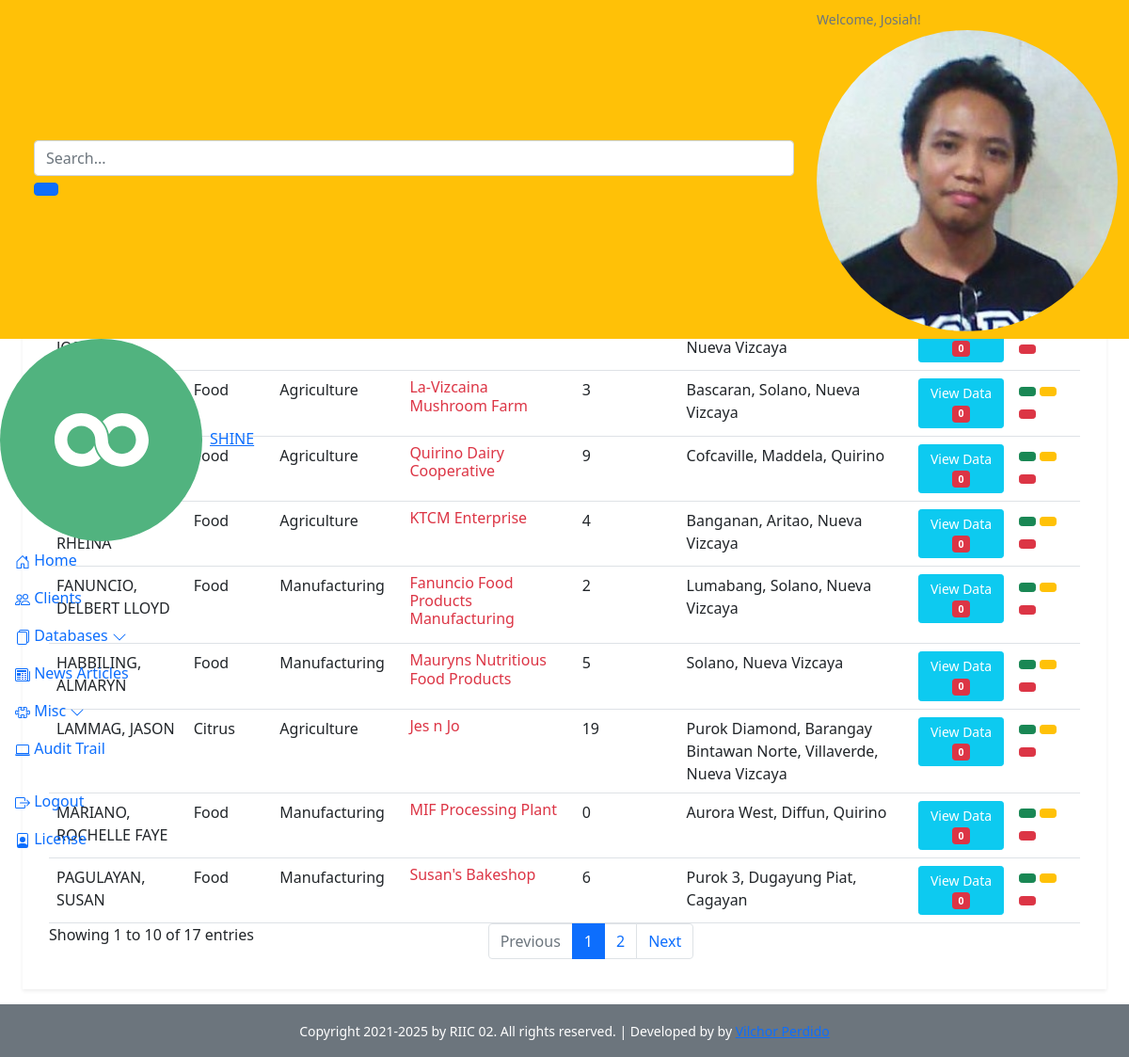
Page /riic/msme.php (signed in) on the committed database.
### tables this page shows
CREATE TABLE `tbl_cat_msme` (
  `msme_id` int(11) NOT NULL,
  `industry` varchar(50) NOT NULL,
  `sector` varchar(50) NOT NULL,
  `type` varchar(50) NOT NULL,
  `msme_company` text NOT NULL,
  `years_op` tinyint(4) NOT NULL,
  `address` varchar(200) NOT NULL,
  `personnel_id` int(11) NOT NULL
);

CREATE TABLE `tbl_client_profiles` (
  `personnel_id` int(11) NOT NULL,
  `firstname` varchar(50) NOT NULL,
  `middlename` varchar(50) NOT NULL,
  `lastname` varchar(50) NOT NULL,
  `designation` varchar(50) NOT NULL,
  `division_unit` varchar(50) NOT NULL,
  `province` varchar(50) NOT NULL,
  `town` varchar(50) NOT NULL,
  `barangay` varchar(50) NOT NULL,
  `landline` varchar(50) NOT NULL,
  `mobile` varchar(50) NOT NULL,
  `email` varchar(50) NOT NULL,
  `website` varchar(50) NOT NULL,
  `date_added` timestamp NOT NULL DEFAULT CURRENT_TIMESTAMP ON UPDATE CURRENT_TIMESTAMP,
  `added_by` varchar(50) NOT NULL,
  `token_id` varchar(100) NOT NULL,
  `status_id` tinyint(4) NOT NULL
);

### riic/controller/compute.php (called while the page is built, shortened)
<?php
function getAgriMSME($msme_id, $conn) {
	$check = "SELECT * FROM tbl_cat_msme_agrictulture WHERE msme_id = '$msme_id'";
	$qry = $conn->query($check);
	$count = $qry->num_rows;
	return $count;
}
?>

### riic/msme.php (the view, shortened to what this page needs)
<?php
	include("../config/config.php");
	$active = 3;
?>
<!DOCTYPE html>
<html lang="en">
<head>
  	<?php include("pages/head.php"); ?>
</head>
<body class="app">
    <header class="app-header fixed-top">
        <?php include("pages/navbar.php"); ?>
    </header>
    <div class="app-wrapper">
	    <div class="app-content pt-3 p-md-3 p-lg-4">
		    <div class="container-fluid" id="reload">
		    	<div class="row g-3 mb-4 align-items-center justify-content-between">
				    <div class="col-auto">
				        <h1 class="app-page-title mb-0 text-uppercase">Micro, Small, and Medium Enterprises (MSME)</h1>
				    </div>
				    <div class="col-auto">
					    <div class="row g-2 justify-content-start justify-content-md-end align-items-center">
						    <div class="col-auto">
							    <button class="btn app-btn-primary" data-bs-toggle="modal" data-bs-target="#addCompany"><span class="fa fa-user"></span> Add New</button>
						    </div>
					    </div>
				    </div>
				</div>
				<div class="row g-4">
					<div class="app-card app-card-orders-table shadow-sm mb-5">
					    <div class="app-card-body p-3">
						    <div class="table-responsive" id="reloadContent">
						        <table class="table app-table-hover mb-0 text-left" id="datatable1">
											<thead>
												<tr>
													<th class="cell">Fullname</th>
													<th class="cell">Industry</th>
													<th class="cell">Sector</th>
													<th class="cell">Name of Company</th>
													<th class="cell">Years of Operation</th>
													<th class="cell">Complete Address</th>
													<th class="cell">Company Products</th>
													<th class="cell">Action</th>
												</tr>
											</thead>
											<tbody>
												<?php
													$get_profile = "SELECT * FROM tbl_cat_msme
													INNER JOIN tbl_client_profiles ON tbl_client_profiles.personnel_id = tbl_cat_msme.personnel_id
													ORDER BY tbl_client_profiles.lastname ASC";
													$get_query = $conn->query($get_profile);
													$get_count = $get_query->num_rows;
													if($get_count >= 1) {
														while($row = $get_query->fetch_array()) {
															$msme_id = $row['msme_id'];
															$industry = $row['industry'];
															$sector = $row['sector'];
															$msme_company = $row['msme_company'];
															$years_op = $row['years_op'];
															$address = $row['address'];
															$firstname = $row['firstname'];
															$lastname = $row['lastname'];
															require_once('controller/compute.php');
															if($sector == 'Agriculture') {
																$count_total = getAgriMSME($msme_id, $conn);
															} else {
																$count_total = 0;
															}
															echo "<tr>
																	<td><span id='owner_name'>$lastname, $firstname</span></td>
																	<td>$industry</td>
																	<td><span id='sector_type'>$sector</span></td>
																	<td><h6 class='text-danger'>$msme_company</h6></td>
																	<td>$years_op</td>
																	<td>$address</td>
																	<td><button type='button' class='btn btn-info text-white btn-sm view_msme' id='$msme_id' data-id='$sector'><i class='fa fa-eye'></i> View Data <span class='badge bg-danger'>$count_total</span></button></td>
																	<td>
																		<button type='button' class='btn btn-success text-white btn-sm add_new' id='$msme_id' data-id='$firstname $lastname' value='$sector' title='Add Products'><i class='fa fa-plus'></i></button>
																		<button type='button' class='btn btn-warning text-white btn-sm edit_msme'><i class='fa fa-edit'></i></button>
																		<button type='button' class='btn btn-danger text-white btn-sm del_msme'><i class='fa fa-trash'></i></button>
																	</td>
																</tr>";
														}
													}
												?>
											</tbody>
										</table>
					        </div>
					    </div>
					</div>
				</div>
		    </div>
	    </div>
	    <?php include("pages/footer.php"); ?>
    </div>
</body>
</html>

### riic/pages/head.php (shortened to what this page needs)
<link rel="stylesheet" href="<?php echo MAIN_ADMIN_URL; ?>assets/plugins/bootstrap/css/bootstrap.min.css">
<link rel="stylesheet" type="text/css" href="https://cdn.datatables.net/v/bs5/dt-1.11.3/datatables.min.css"/>
<link id="theme-style" rel="stylesheet" href="<?php echo MAIN_ADMIN_URL; ?>assets/css/portal.css">
<link href="assets/summernote/summernote-lite.min.css" rel="stylesheet">

### riic/pages/navbar.php (shortened to what this page needs)
<div class="app-header-inner bg-warning text-white">
    <div class="container-fluid py-2">
        <div class="app-header-content">
            <div class="row justify-content-between align-items-center">
            <div class="app-search-box col">
                <form class="app-search-form">
					<input type="text" placeholder="Search..." name="search" class="form-control search-input">
					<button type="submit" class="btn search-btn btn-primary" value="Search"><i class="fas fa-search"></i></button>
		        </form>
            </div>
            <div class="app-utilities col-auto">
            	<?php
            		if(isset($_SESSION['adminname'])) {
            			$name = $_SESSION['adminname'];
						$nagan = explode(' ',trim($name));
						$poto = $_SESSION['adminphoto'];
            			echo "<small class='mr-4 text-secondary'>Welcome, $nagan[0]!</small>";
						if($_SESSION['adminphoto'] != "") {
							$foto = "assets/images/profiles/$poto";
						} else {
							$foto = "assets/images/profiles/no-photo.jpg";
						}
            		}
            	?>
	            <div class="app-utility-item app-user-dropdown dropdown">
		            <a class="" role="button" aria-expanded="false"><img src="<?php echo "$foto"; ?>" alt="user profile" class="rounded-circle"></a>
	            </div>
            </div>
        </div>
        </div>
    </div>
</div>
<div id="app-sidepanel" class="app-sidepanel">
    <div class="sidepanel-inner d-flex flex-column">
        <div class="app-branding">
            <a class="app-logo" href="home"><img class="logo-icon me-2" src="assets/images/app-logo.svg" alt="logo"><span class="logo-text">SHINE</span></a>
        </div>
	    <nav id="app-nav-main" class="app-nav app-nav-main flex-grow-1">
		    <ul class="app-menu list-unstyled accordion" id="menu-accordion">
			    <li class="nav-item">
			        <a class="nav-link <?php if($active == 1) { echo 'active'; }?>" href="<?php echo MAIN_ADMIN_URL; ?>home">
				        <span class="nav-icon">
				         </span>
			             <span class="nav-link-text">Home</span>
			        </a>
			    </li>
				<li class="nav-item">
			        <a class="nav-link <?php if($active == 2) { echo 'active'; }?>" href="<?php echo MAIN_ADMIN_URL; ?>client-profiles">
				        <span class="nav-icon">
				         </span>
			             <span class="nav-link-text">Clients</span>
			        </a>
			    </li>
			    <li class="nav-item has-submenu">
			        <a class="nav-link submenu-toggle <?php if($active == 3) { echo 'active'; }?>" href="#" data-bs-toggle="collapse" data-bs-target="#submenu-1" aria-expanded="false" aria-controls="submenu-1">
				        <span class="nav-icon">
				         </span>
			             <span class="nav-link-text">Databases</span>
			             <span class="submenu-arrow">
			                 <svg width="1em" height="1em" viewBox="0 0 16 16" class="bi bi-chevron-down" fill="currentColor" xmlns="http://www.w3.org/2000/svg">
			<path fill-rule="evenodd" d="M1.646 4.646a.5.5 0 0 1 .708 0L8 10.293l5.646-5.647a.5.5 0 0 1 .708.708l-6 6a.5.5 0 0 1-.708 0l-6-6a.5.5 0 0 1 0-.708z"/>
			</svg>
			             </span>
			        </a>
			    </li>
			    <li class="nav-item">
			        <a class="nav-link <?php if($active == 4) { echo 'active'; }?>" href="<?php echo MAIN_ADMIN_URL; ?>news-articles">
				        <span class="nav-icon">
				         </span>
			             <span class="nav-link-text">News Articles</span>
			        </a>
			    </li>
			    <li class="nav-item has-submenu">
			        <a class="nav-link submenu-toggle <?php if($active == 5) { echo 'active'; }?>" href="#" data-bs-toggle="collapse" data-bs-target="#submenu-3" aria-expanded="false" aria-controls="submenu-3">
				        <span class="nav-icon">
				         </span>
			             <span class="nav-link-text">Misc</span>
			             <span class="submenu-arrow">
			                 <svg width="1em" height="1em" viewBox="0 0 16 16" class="bi bi-chevron-down" fill="currentColor" xmlns="http://www.w3.org/2000/svg">
			<path fill-rule="evenodd" d="M1.646 4.646a.5.5 0 0 1 .708 0L8 10.293l5.646-5.647a.5.5 0 0 1 .708.708l-6 6a.5.5 0 0 1-.708 0l-6-6a.5.5 0 0 1 0-.708z"/>
			</svg>
			             </span>
			        </a>
			    </li>
				<li class="nav-item">
			        <a class="nav-link <?php if($active == 6) { echo 'active'; }?>" href="<?php echo MAIN_ADMIN_URL; ?>audit-trail">
				        <span class="nav-icon">
				        <svg xmlns="http://www.w3.org/2000/svg" width="16" height="16" fill="currentColor" class="bi bi-laptop" viewBox="0 0 16 16">
  <path d="M13.5 3a.5.5 0 0 1 .5.5V11H2V3.5a.5.5 0 0 1 .5-.5h11zm-11-1A1.5 1.5 0 0 0 1 3.5V12h14V3.5A1.5 1.5 0 0 0 13.5 2h-11zM0 12.5h16a1.5 1.5 0 0 1-1.5 1.5h-13A1.5 1.5 0 0 1 0 12.5z"/>
</svg>
				         </span>
			             <span class="nav-link-text">Audit Trail</span>
			        </a>
			    </li>
			</ul>
	    </nav>
	    <div class="app-sidepanel-footer">
		    <nav class="app-nav app-nav-footer">
			    <ul class="app-menu footer-menu list-unstyled">
					<li class="nav-item">
				        <a <?php if($active == 8) { echo 'active'; }?>" class="nav-link" style='cursor:pointer;' id="logout">
					        <span class="nav-icon">
					        </span>
	                        <span class="nav-link-text">Logout</span>
				        </a>
				    </li>
				    <li class="nav-item">
				        <a class="nav-link" href="../data-privacy">
					        <span class="nav-icon">
					        </span>
	                        <span class="nav-link-text">License</span>
				        </a>
				    </li>
			    </ul>
		    </nav>
	    </div>
    </div>
</div>

### riic/pages/footer.php (shortened to what this page needs)
<footer class="app-footer footer fixed-bottom bg-secondary text-white">
    <div class="container text-center py-3">
    <small class="copyright">Copyright  2021-<?php echo date("Y");?> by RIIC 02. All rights reserved. | Developed by  by <a class="app-link" href="https://www.facebook.com/vilchor.perdido/" target="_blank"></a></small>
    </div>
</footer>

### rows in the picture
tbl_cat_msme: count_total "0"
tbl_cat_msme: industry "Food", sector "Agriculture", msme_company "Quirino Dairy Cooperative", years_op "9", address "Cofcaville, Maddela, Quirino", count_total "0"
tbl_cat_msme: industry "Food", sector "Agriculture", msme_company "La-Vizcaina Mushroom Farm", years_op "3", address "Bascaran, Solano, Nueva Vizcaya", count_total "0"
tbl_cat_msme: personnel.firstname "RHEINA", industry "Food", sector "Agriculture", msme_company "KTCM Enterprise", years_op "4", address "Banganan, Aritao, Nueva Vizcaya", count_total "0"
tbl_cat_msme: personnel.lastname "FANUNCIO", personnel.firstname "DELBERT LLOYD", industry "Food", sector "Manufacturing", msme_company "Fanuncio Food Products Manufacturing", years_op "2", address "Lumabang, Solano, Nueva Vizcaya", sector "0"
tbl_cat_msme: personnel.lastname "HABBILING", personnel.firstname "ALMARYN", industry "Food", sector "Manufacturing", msme_company "Mauryns Nutritious Food Products", years_op "5", address "Solano, Nueva Vizcaya", sector "0"
tbl_cat_msme: personnel.lastname "LAMMAG", personnel.firstname "JASON", industry "Citrus", sector "Agriculture", msme_company "Jes n Jo", years_op "19", address "Purok Diamond, Barangay Bintawan Norte, Villaverde, Nueva Vizcaya", count_total "0"
tbl_cat_msme: personnel.lastname "MARIANO", personnel.firstname "ROCHELLE FAYE", industry "Food", sector "Manufacturing", msme_company "MIF Processing Plant", years_op "0", address "Aurora West, Diffun, Quirino", sector "0"
tbl_cat_msme: personnel.lastname "PAGULAYAN", personnel.firstname "SUSAN", industry "Food", sector "Manufacturing", msme_company "Susan's Bakeshop", years_op "6", address "Purok 3, Dugayung Piat, Cagayan", sector "0"

### other values in the picture
$nagan[0] "Josiah"
